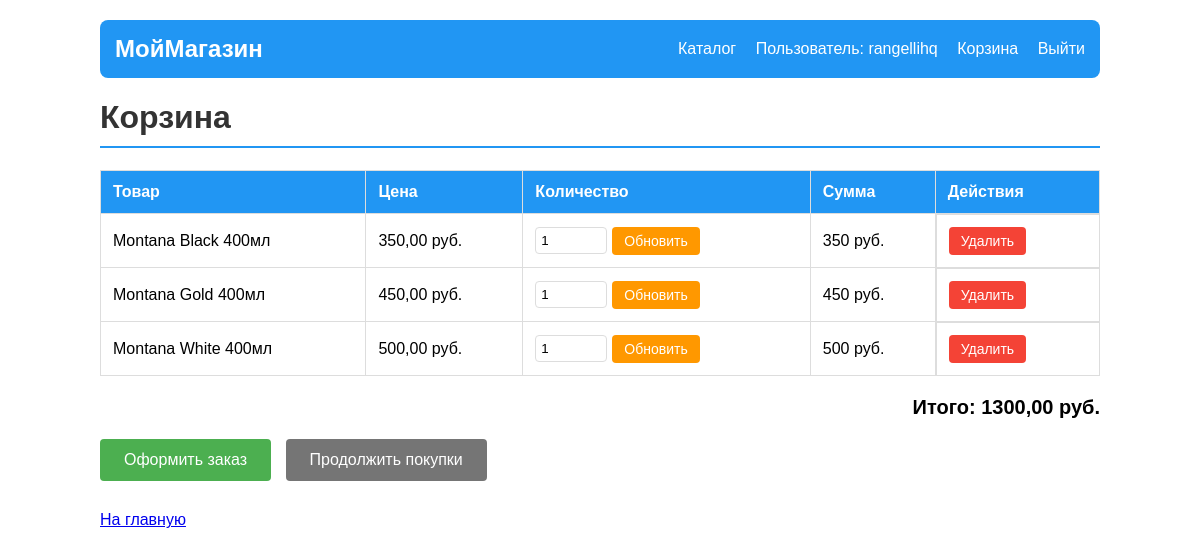
The page /shop/cart/ (signed in) on the database as committed earlier.
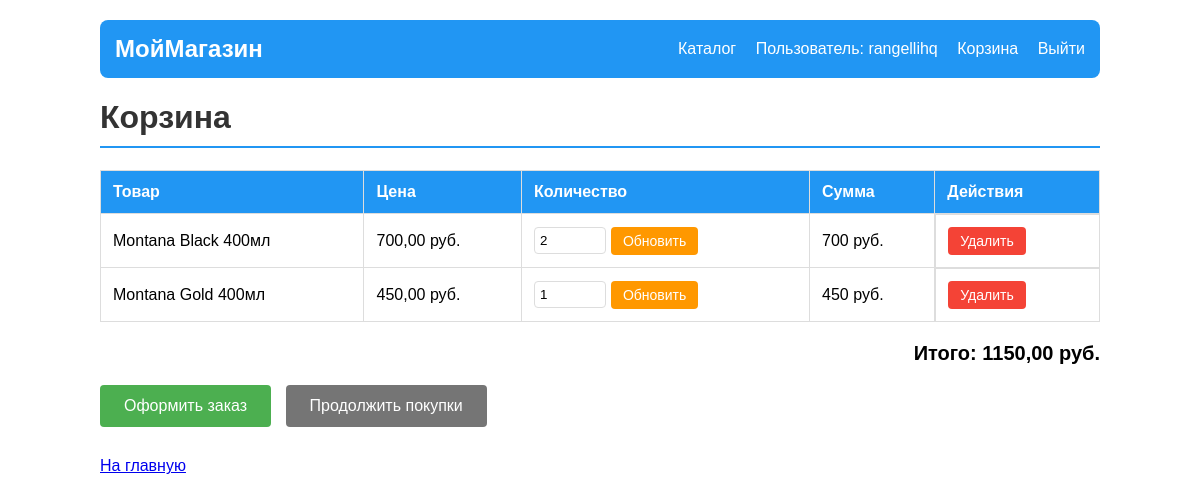
The same page on the database as committed later.
### shop/models.py (models this page shows, shortened)
class CartsElement(models.Model):
    cart=models.ForeignKey(Cart,on_delete=models.CASCADE)
    product=models.ForeignKey(Product,on_delete=models.CASCADE)
    quantity=models.PositiveIntegerField(default=1)
    def elements_price(self):
        return self.product.price*self.quantity

class Product(models.Model):
    name=models.CharField(max_length=200)
    description=models.TextField()
    products_photo=models.ImageField()
    price=models.DecimalField(decimal_places=2,max_digits=10)
    quantity=models.IntegerField()
    category=models.ForeignKey(ProductCategory,on_delete=models.CASCADE)
    manufacter=models.ForeignKey(Manufacter,on_delete=models.CASCADE)

### shop/views.py (the view)
# urls.py: path('cart/', views.cart, name='cart'),
@login_required
def cart(request):
    cart = Cart.objects.filter(user_id=request.user.id).first()
    if cart:
        items = CartsElement.objects.filter(cart_id=cart.id)
    else:
        items = []
    general_price=cart.general_price()
    return render(request,'cart.html',{'items':items,'general_price':general_price})

### shop/models.py (called while the page is built)
    def general_price(self):
        items=self.cartselement_set.all()
        price=sum(item.product.price*item.quantity for item in items)
        return price

### shop/templates/cart.html (shortened to what this page needs)
<!DOCTYPE html>
<html lang="ru">
<head>
</head>
<body>
    <div class="header-nav">
        <div class="header-brand">
            <a href="/shop/">МойМагазин</a>
        </div>
        <div class="header-links">
            <a href="/shop/catalog/">Каталог</a>
            {% if user.is_authenticated %}
                <span class="user-info">Пользователь: {{ user.username }}</span>
                <a href="/shop/cart/">Корзина</a>
                <a href="/shop/logout/">Выйти</a>
            {% else %}
                <a href="/shop/login/">Войти</a>
                <a href="/shop/registrate/">Регистрация</a>
            {% endif %}
        </div>
    </div>
    <h1>Корзина</h1>
    {% if items %}
        <table>
            <tr>
                <th>Товар</th>
                <th>Цена</th>
                <th>Количество</th>
                <th>Сумма</th>
                <th>Действия</th>
            </tr>
            {% for item in items %}
            <tr>
                <td>{{ item.product.name }}</td>
                <td>{{ item.elements_price }} руб.</td>
                <td>
                    <form method="post" action="/shop/cart/update/{{ item.id }}/" class="quantity-form">
                        <input type="number"
                               name="quantity"
                               value="{{ item.quantity }}"
                               min="0"
                               max="{{ item.product.quantity }}"
                               class="quantity-input">
                        <button type="submit" class="btn btn-update" title="Обновить">Обновить</button>
                    </form>
                </td>
                <td>{% widthratio item.product.price 1 item.quantity %} руб.</td>
                <td class="action-cell">
                    <a href="/shop/cart/remove/{{ item.id }}/"
                       class="btn btn-delete"
                       onclick="return confirm('Удалить {{ item.product.name }} из корзины?')">
                        Удалить
                    </a>
                </td>
            </tr>
            {% endfor %}
        </table>
        <div class="total">
            Итого: {{ general_price }} руб.
        </div>
        <p>
            <a href="/shop/checkout/" class="btn">Оформить заказ</a>
            <a href="/shop/catalog/" class="btn btn-back">Продолжить покупки</a>
        </p>
    {% else %}
        <div class="empty-cart">
            <p>Корзина пуста</p>
            <p><a href="/shop/catalog/" class="btn">Перейти в каталог</a></p>
        </div>
    {% endif %}
    <p style="margin-top: 30px;">
        <a href="/shop/">На главную</a>
    </p>
</body>
</html>

### shop/templates/cart.html (style rules this page uses)
body { font-family: Arial, sans-serif; max-width: 1000px; margin: 20px auto; padding: 0 15px; }
h1 { color: #333; border-bottom: 2px solid #2196F3; padding-bottom: 10px; }
.header-nav { background: #2196F3; color: white; padding: 15px; margin-bottom: 20px; border-radius: 8px; display: flex; justify-content: space-between; align-items: center; }
.header-nav a { color: white; text-decoration: none; }
.header-brand { font-size: 24px; font-weight: bold; }
.header-links a { margin-left: 15px; }
.user-info { margin-left: 15px; }
table { width: 100%; border-collapse: collapse; margin: 20px 0; }
th, td { border: 1px solid #ddd; padding: 12px; text-align: left; }
th { background: #2196F3; color: white; }
.total { text-align: right; font-size: 20px; font-weight: bold; margin: 20px 0; }
.btn { display: inline-block; background: #4CAF50; color: white; padding: 12px 24px; text-decoration: none; border-radius: 4px; margin-right: 10px; border: none; cursor: pointer; }
.btn-back { background: #757575; }
.btn-delete { background: #f44336; padding: 6px 12px; font-size: 14px; }
.btn-update { background: #ff9800; padding: 6px 12px; font-size: 14px; }
.quantity-form { display: flex; gap: 5px; align-items: center; }
.quantity-input { width: 60px; padding: 5px; border: 1px solid #ddd; border-radius: 4px; }
.action-cell { display: flex; gap: 8px; flex-wrap: wrap; }

Rows that differ between the two databases and show on the page:
removed CartsElement: product.name "Montana White 400мл", elements_price "500,00", quantity "1", product+quantity "500"
changed CartsElement "Montana Black 400мл": elements_price "350,00" → "700,00"; quantity "1" → "2"; product+quantity "350" → "700"
Other text that changed with them:
{{ general_price }}: "1300,00" → "1150,00"
